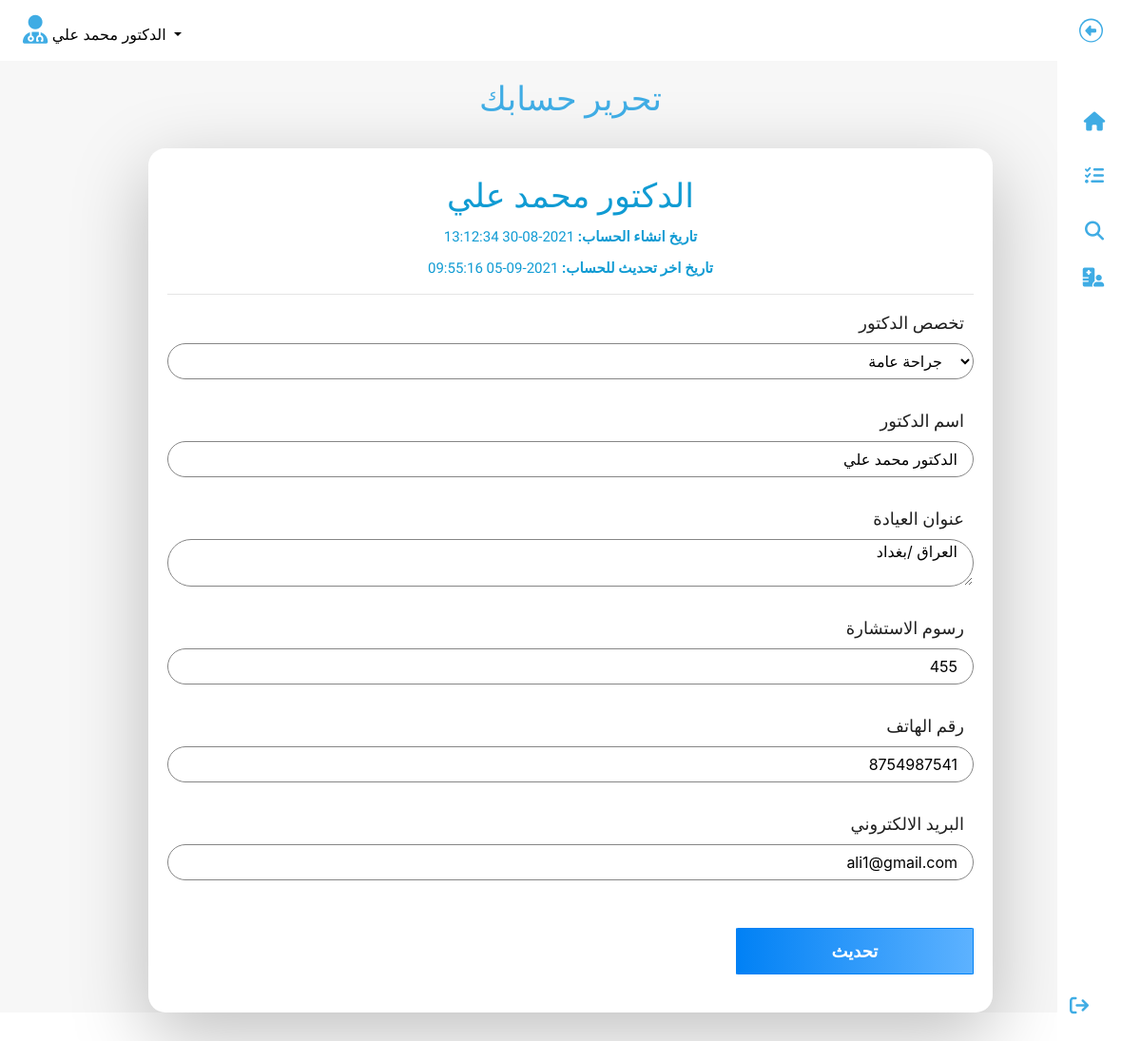
The app's page /hms/doctor/edit-profile.php (signed in) with its own data.
### tables this page shows
CREATE TABLE `doctors` (
  `id` int(11) NOT NULL,
  `specilization` varchar(255) DEFAULT NULL,
  `doctorName` varchar(255) DEFAULT NULL,
  `address` longtext DEFAULT NULL,
  `docFees` varchar(255) DEFAULT NULL,
  `contactno` bigint(11) DEFAULT NULL,
  `docEmail` varchar(255) DEFAULT NULL,
  `password` varchar(255) DEFAULT NULL,
  `creationDate` timestamp NULL DEFAULT current_timestamp(),
  `updationDate` timestamp NULL DEFAULT NULL ON UPDATE current_timestamp()
);

### hms/doctor/edit-profile.php (the view, shortened to what this page needs)
<?php
include('include/config.php');
?>
<!DOCTYPE html>
<html lang="en">
<head>
	<link rel="stylesheet" href="https://cdn.jsdelivr.net/npm/bootstrap@4.6.1/dist/css/bootstrap.min.css">
	<link rel="stylesheet" href="https://cdnjs.cloudflare.com/ajax/libs/font-awesome/6.1.1/css/all.min.css" />
	<link rel="stylesheet" href="../../css/style2.css">
</head>
<body>
	<div id="app">
		<?php include('include/sidebar.php'); ?>
		<div class="app-content">
			<?php include('include/header.php'); ?>
			<div class="main">
				<div class="container" id="container">
					<div>
						<h3 class="panel-title">تحرير حسابك</h3>
						<?php $sql = mysqli_query($con, "select * from doctors where docEmail='" . $_SESSION['dlogin'] . "'");
						while ($data = mysqli_fetch_array($sql)) {
						?>
							<form role="form" name="adddoc" method="post" onSubmit="return valid();" class="theform2">
							<h3><?php echo htmlentities($data['doctorName']); ?></h3>
							<p><b>تاريخ انشاء الحساب: </b><?php echo htmlentities($data['creationDate']); ?></p>
							<?php if ($data['updationDate']) { ?>
								<p><b>تاريخ اخر تحديث للحساب: </b><?php echo htmlentities($data['updationDate']); ?></p>
							<?php } ?>
							<hr />
								<div class="form-group">
									<label for="DoctorSpecialization">
										تخصص الدكتور
									</label>
									<select name="Doctorspecialization" class="form-control" required="required">
										<option value="<?php echo htmlentities($data['specilization']); ?>">
											<?php echo htmlentities($data['specilization']); ?></option>
									</select>
								</div>
								<div class="form-group">
									<label for="doctorname">
										اسم الدكتور
									</label>
									<input type="text" name="docname" class="form-control" value="<?php echo htmlentities($data['doctorName']); ?>">
								</div>
								<div class="form-group">
									<label for="address">
										عنوان العيادة
									</label>
									<textarea name="clinicaddress" class="form-control"><?php echo htmlentities($data['address']); ?></textarea>
								</div>
								<div class="form-group">
									<label for="fess">
										رسوم الاستشارة
									</label>
									<input type="text" name="docfees" class="form-control" required="required" value="<?php echo htmlentities($data['docFees']); ?>">
								</div>
								<div class="form-group">
									<label for="fess">
										رقم الهاتف
									</label>
									<input type="text" name="doccontact" class="form-control" required="required" value="<?php echo htmlentities($data['contactno']); ?>">
								</div>
								<div class="form-group">
									<label for="fess">
										البريد الالكتروني
									</label>
									<input type="email" name="docemail" class="form-control" readonly="readonly" value="<?php echo htmlentities($data['docEmail']); ?>">
								</div>
							<?php } ?>
							<button type="submit" name="submit" class="btn btn-o btn-primary">
								تحديث
							</button>
							</form>
					</div>
				</div>
			</div>
		</div>
	</div>
</body>
</html>

### hms/doctor/include/header.php (shortened to what this page needs)
<header class="navbar navbar-expand-lg navbar-light bg-light">
	<div class="collapse navbar-collapse" id="navbarSupportedContent">
		<ul class="navbar-nav mr-auto">
			<li class="nav-item dropdown">
				<a class="nav-link dropdown-toggle" href="#" id="navbarDropdown" role="button" data-toggle="dropdown" aria-expanded="false">
					<i class="fa-solid fa-user-doctor navicon"></i>
					<?php $query = mysqli_query($con, "select doctorName from doctors where id='" . $_SESSION['id'] . "'");
					while ($row = mysqli_fetch_array($query)) {
						echo $row['doctorName'];
					}
					?>
				</a>
			</li>
		</ul>
	</div>
</header>

### css/style2.css (style rules this page uses)
* { margin: 0; padding: 0; box-sizing: border-box; }
.navbar { position: static; left: 0; top: 0; z-index: 4; width: 100%; background-color: white !important; box-shadow: 0 2px 4px rgb(0 0 0 / 10%), 0 8px 16px rgb(0 0 0 / 10%); }
.navbar a { color: black !important; }
.navicon { color: #3face4; font-size: 30px; }
.main { background-color: #f7f7f7; min-height: 100vh; padding-top: 20px; }
.main h3 { text-align: center; color: #3face4; font-size: 35px; font-family: 'Amiri', serif; }
.theform2 { padding: 20px; text-align: right; background-color: white; margin: 30px auto; border-radius: 2%; border-bottom: 1px; box-shadow: 0 24px 80px hsla(0, 0%, 0%, 0.25); width: 80%; }
.theform2 h3 { color: rgb(16, 155, 211); font-size: 35px; text-align: center; margin: 10px 0; font-family: 'Amiri', serif; }
.theform2 p { color: rgb(16, 155, 211); font-size: 15px; text-align: center; margin: 10px 0; font-family: 'Amiri', serif; }
.theform2 label { color: #1f1f1f; font-size: 18px; text-align: right; font-family: 'Amiri', serif; margin-right: 10px; }
.theform2 .form-control, .theform2 textarea, .theform2 select { width: 100%; margin-bottom: 30px; border-radius: 60px; padding: 0 16px; outline: none; border: 1px solid #868686; color: black; background-color: white; text-align: right; }
.theform2 .form-control::placeholder, .theform2 textarea::placeholder { color: #868686; font-size: 20px; padding: 20px; text-align: right; }
.theform2 button { display: inline-block; background: #0181f5; background: linear-gradient(to right, #0181f5 0%, #5db2ff 100%); border: 1px solid #0181f5; color: white; padding: 10px 10px; border-radius: 1%; margin: 10px 0; width: 250px; font-size: 18px; margin: 20px 0; font-weight: 600; text-align: center; }

### records on screen
doctors: doctorName "الدكتور محمد علي", creationDate "2021-08-30 13:12:34", updationDate "2021-09-05 09:55:16", Doctorspecialization "جراحة عامة", docname "الدكتور محمد علي", clinicaddress "العراق /بغداد", docfees "455", doccontact "8754987541", docemail "ali1@gmail.com"
